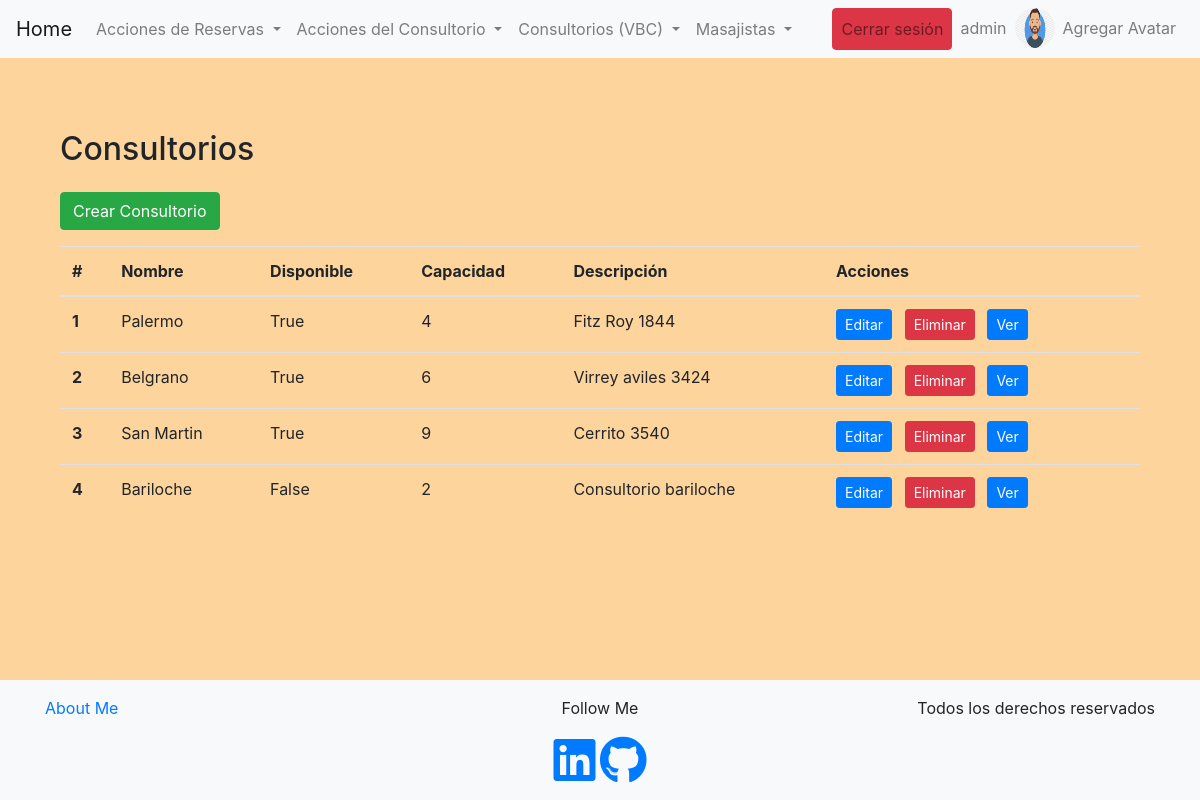
The page /bookings/consultorio/vbc/list (signed in) on the database its author committed.
### bookings/models.py (models this page shows, shortened)
class Avatar(models.Model):
    user = models.OneToOneField(User, on_delete=models.CASCADE, related_name='avatar')
    image = models.ImageField(upload_to='avatars/')

class Consultorio(models.Model):
    nombre = models.CharField(max_length=100)
    disponible = models.BooleanField(default=True)
    capacidad = models.IntegerField()
    descripcion = models.TextField(blank=True, null=True, max_length=50)

### bookings/views.py (the view)
# urls.py: path("consultorio/vbc/list", ConsultorioListView.as_view(), name="vbc-consultorio-list"),
class ConsultorioListView(LoginRequiredMixin,ListView):
    model = Consultorio
    template_name = "bookings/VBC/vbc-consultorio-list.html"
    context_object_name = "consultorios"

### bookings/templates/bookings/VBC/vbc-consultorio-list.html (shortened to what this page needs)
{% extends 'bookings/base.html' %}
{% block content %}
<section class="py-5">
    <div class="container">
        <h2 class="mb-4">Consultorios</h2>
            <div class="d-flex justify-content-between align-items-center mb-3">
                <a href="{% url 'vbc-consultorio-create' %}" class="btn btn-success">Crear Consultorio</a>
            </div>
        <table class="table">
            <thead>
                <tr>
                    <th scope="col">#</th>
                    <th scope="col">Nombre</th>
                    <th scope="col">Disponible</th>
                    <th scope="col">Capacidad</th>
                    <th scope="col">Descripción</th>
                    <th scope="col">Acciones</th>
                </tr>
            </thead>
            <tbody>
                {% for consultorio in consultorios %}
                <tr>
                    <th scope="row">{{ forloop.counter }}</th>
                    <td>{{ consultorio.nombre }}</td>
                    <td>{{ consultorio.disponible }}</td>
                    <td>{{ consultorio.capacidad }}</td>
                    <td>{{ consultorio.descripcion }}</td>
                    <td>
                        {% if user.is_authenticated and user.is_staff %}
                        <a href="{% url 'vbc-consultorio-update' consultorio.id %}" class="btn btn-primary btn-sm mr-2">Editar</a>
                        <a href="{% url 'vbc-consultorio-delete' consultorio.id %}" class="btn btn-danger btn-sm mr-2">Eliminar</a>
                        {% endif %}
                        <a href="{% url 'vbc-consultorio-detail' consultorio.id %}" class="btn btn-primary btn-sm mr-2">Ver</a>
                    </td>
                </tr>
                {% empty %}
                <tr>
                    <td colspan="7">No hay Reservas disponibles.</td>
                </tr>
                {% endfor %}
            </tbody>
        </table>
    </div>
</section>
{% endblock %}

### bookings/templates/bookings/base.html (shortened to what this page needs)
{% load static %}
<!DOCTYPE html>
<html lang="en">
<head>
    <link rel="stylesheet" href="https://stackpath.bootstrapcdn.com/bootstrap/4.5.2/css/bootstrap.min.css">
    <link rel="stylesheet" href="https://cdnjs.cloudflare.com/ajax/libs/font-awesome/5.15.4/css/all.min.css">
    <link rel="stylesheet" type="text/css" href="{% static 'css/styles.css' %}">
</head>
<body class="d-flex flex-column min-vh-100">
    <nav class="navbar navbar-expand-lg navbar-light bg-light">
        {% if user.is_authenticated %}
        <a class="navbar-brand" href="{% url 'home' %}">Home</a>
        {% endif %}
        <div class="collapse navbar-collapse" id="navbarNav">
            <ul class="navbar-nav mr-auto">
                {% if user.is_authenticated %}
                <li class="nav-item dropdown">
                    <a class="nav-link dropdown-toggle" href="#" id="reservasDropdown" role="button" data-toggle="dropdown"
                        aria-haspopup="true" aria-expanded="false">
                        Acciones de Reservas
                    </a>
                </li>
                <li class="nav-item dropdown">
                    <a class="nav-link dropdown-toggle" href="#" id="consultorioDropdown" role="button" data-toggle="dropdown"
                        aria-haspopup="true" aria-expanded="false">
                        Acciones del Consultorio
                    </a>
                </li>
                <li class="nav-item dropdown">
                    <a class="nav-link dropdown-toggle" href="#" id="navbarDropdownMenuLinkSala" role="button" data-toggle="dropdown"
                        aria-haspopup="true" aria-expanded="false">
                        Consultorios (VBC)
                    </a>
                </li>
                <li class="nav-item dropdown">
                    <a class="nav-link dropdown-toggle" href="#" id="navbarDropdownMenuLinkMasajista" role="button"
                        data-toggle="dropdown" aria-haspopup="true" aria-expanded="false">
                        Masajistas
                    </a>
                </li>
                {% endif %}
            </ul>
            <ul class="navbar-nav ml-auto">
                {% if user.is_authenticated %}
                <li class="nav-item">
                    <a class="nav-link btn btn-danger" href="{% url 'logout' %}">Cerrar sesión</a>
                </li>
                <li class="nav-item">
                    <a class="nav-link" href="{% url 'edit-profile'%}">{{user.username}}</a>
                </li>
                <li class="nav-item">
                    {% if user.avatar.image %}
                    <img src="{{ user.avatar.image.url }}" alt="Avatar" style="height: 40px; width: 40px; border-radius: 50%;">
                    {% endif %}
                    <li class="nav-item">
                        <a href="{% url 'avatar-edit' %}" class="nav-link">Agregar Avatar</a>
                    </li>
                </li>
                {% endif %}
            </ul>
        </div>
    </nav>
    <div class="container mt-4">
        {% block content %}{% endblock content %}
    </div>
    <footer class="mt-auto py-3 bg-light">
        <div class="container text-center">
            <div class="row">
                <div class="col-md-4 text-md-left">
                    <a href="{% url 'about-me' %}">About Me</a>
                </div>
                <div class="col-md-4">
                    <p>Follow Me</p>
                    <a href="https://www.linkedin.com/in/pablo-cala-152a46202/" target="_blank" class="footer-icons"><i class="fab fa-linkedin fa-3x"></i></a>
                    <a href="https://github.com/Pablocala98" target="_blank" class="footer-icons"><i class="fab fa-github fa-3x"></i></a>
                </div>
                <div class="col-md-4 text-md-right">
                    <p>Todos los derechos reservados</p>
                </div>
            </div>
        </div>
    </footer>
</body>
</html>

### bookings/static/css/styles.css (style rules this page uses)
body { background-color: rgb(253, 212, 155); }

### rows shown on the page
Consultorio: nombre "Palermo", disponible "True", capacidad "4", descripcion "Fitz Roy 1844"
Consultorio: nombre "Belgrano", disponible "True", capacidad "6", descripcion "Virrey aviles 3424"
Consultorio: nombre "San Martin", disponible "True", capacidad "9", descripcion "Cerrito 3540"
Consultorio: nombre "Bariloche", disponible "False", capacidad "2", descripcion "Consultorio bariloche"

### other values the page prints
{{ user.username }} "admin"
